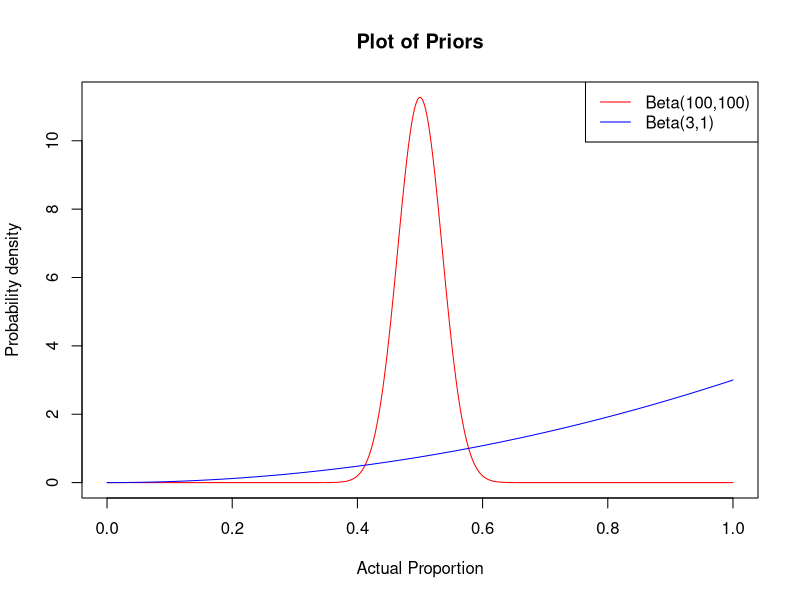
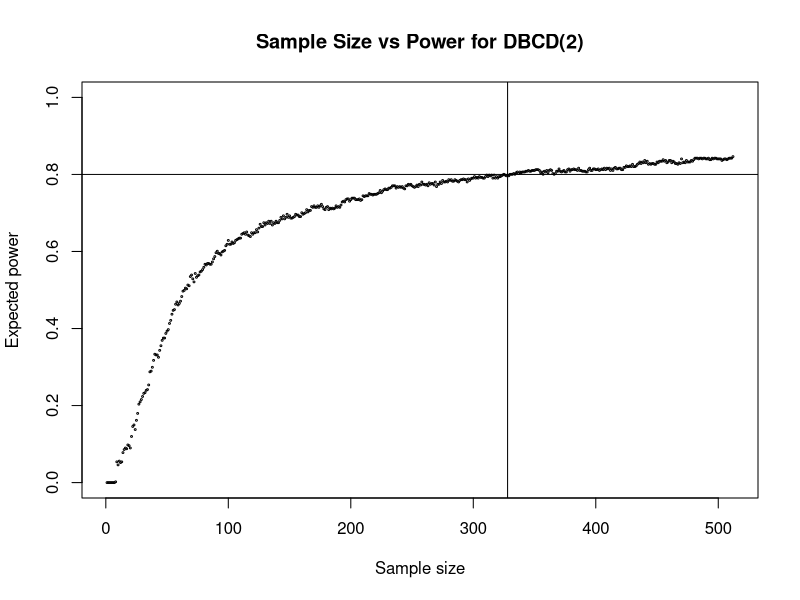

Reproduce these figures in R, in order. (Note: a time limit stopped this script after it produced the figures.)
## ---- chunk 1

balanced <- function( i, j, k, l, chooser_params ) {

    n <- i + j + k + l

    if (n%%2) {
        action <- sample(c(1,2), size=1)
    }
    else {
        if (i + j < k + l) {
            action <- 1
        } else {
            action <- 2
        }
    }

    return(action)
}


thomper <- function( i, j, k, l, chooser_params ) {

    sample.c <- rbeta(1, i + prior.i, j + prior.j)
    sample.n <- rbeta(1, k + prior.k, l + prior.l)

    if (sample.c > sample.n) {
        return(1)
    } else {
       return(2)
    }
}


foo <- function(i,j,k,l) {
    # https://gwern.net/doc/statistics/decision/1933-thompson.pdf
    numer <- 0

    for (a in 0:(i)) {
        numer <- numer + (choose(i + k - a, k) * choose(j + l + 1 + a, l))
    }
    denom <- choose(i + j + k + l + 2, k + l + 1)
    sum <- numer / denom

    return(sum)
}


tw_foo <- function( i, j, k, l, chooser_params ) {

    c <- chooser_params

    prob <- tryCatch(
        {
            min(foo(i + prior.i, j + prior.j, k + prior.k, l + prior.l),1)
        },
        error=function(cond) {
            expected.c <- (i + prior.i)/(i + prior.i + j + prior.j)
            expected.n <- (k + prior.k)/(k + prior.k + l + prior.l)

            if (expected.c > expected.n) {
                1
            } else {
                0
            }
        }
    )

    if (is.na(prob)) {
        sample.c <- rbeta(1, i + prior.i, j + prior.j)
        sample.n <- rbeta(1, k + prior.k, l + prior.l)

        if (sample.c > sample.n) {
            prob <- 1
        } else {
            prob <- 0
        }
    }

    quant <- (prob**c)/(prob**c + (1-prob)**c)

    #print(paste("c:",c,"prob:",prob,"quant:",quant,"i:", i, "j:",j ,"k:", k,"l:", l))
    if (is.na(quant)) {
        print(paste(i,j,k,l))
    }

    action <- sample(c(1,2), 1, prob = c(quant,1-quant))

    return(action)
}

DTL <- function(i,j,k,l,chooser_params) {
    numb_of_immigrants <- chooser_params
    
    done = FALSE
    while(1-done) {
        urn <- c( 5, 2 + numb_of_immigrants - j, 2 + numb_of_immigrants - l )
        #print(urn)
        ball <- sample(c(0,1,2), 1, prob = c(urn/sum(urn)))
        if (ball==0) {
            numb_of_immigrants <- numb_of_immigrants + 1
        } else {
            done <- TRUE
        }
    }
    return(c(ball,numb_of_immigrants))
}


g <- function(alpha, x, y) {
    if (x==1) {return(0)}
    if (x==0) {return(1)}
    else {
        numer <- y * (y/x)**alpha
        denom <- y * (y/x)**alpha + (1 - y) * ((1 - y)/(1 - x))**alpha
        return(numer/denom)
    }
}


DBCD <- function(i,j,k,l,chooser_params) {

  alpha <- chooser_params

  n <- i + j + k + l
  if (n<4) {
    if (n%%2 == 1) {
      return(1)
    } else {
      return(2)
    }
  } else {

    p_hat_m_1 <- (i+0.5)/(i+j+1)
    p_hat_m_2 <- (k+0.5)/(k+l+1)

    q_hat_m_1 <- 1 - p_hat_m_1
    q_hat_m_2 <- 1 - p_hat_m_2

    p_hat_m <- q_hat_m_2 / ( q_hat_m_2 + q_hat_m_1 )

    prob <- g( alpha , (i+j)/n , p_hat_m )

    #print(prob)

    action <- sample(c(1,2),1,prob=c(prob,1-prob))
    return(action)
  }
}


ebm <- function( i, j, k, l, chooser_params ) {

  trial_size <- chooser_params
  patient <- i+j+k+l

  if (patient < trial_size) {
    if (patient%%2) {
      return(sample(c(1,2), size=1))
    }
    else {
      if (i + j < k + l) {
        return(1)
      } else {
        return(2)
      }
    }
  } else {
    expected.c <- (prior.i + i)/(prior.i + i + prior.j + j)
    expected.n <- (prior.k + k)/(prior.k + k + prior.l + l)

    if (expected.c > expected.n) {
        return(1)
    } else {
        return(2)
    }
  }
}



## ---- chunk 2

one_run <- function(n, chooser, chooser_params, alpha) {

  i <- 0
  j <- 0
  k <- 0
  l <- 0

  # set the true probability of success
  p.c <- rbeta( 1, prior.i, prior.j )
  p.n <- rbeta( 1, prior.k, prior.l )

  correctly_reject_nulls <- c()
  is_successes <- c()

  for (m in 1:n) {

    # use the chooser function to pick an action
    # in this case, it should return 1 or 2
    action <- chooser( i, j, k, l, chooser_params )
    if (length(action)!=1) {
        chooser_params <- action[2]
        action <- action[1]
    }

    if (action == 1) {

      # decide whether or not the treatment is a success
      sample <- rbinom(1, 1, p.c)

      if (sample == 1) {
        # success!
        i <- i + 1
      } else if (sample == 0) {
        # failure
        j <- j + 1
      }
    } else {
        
      # decide whether or not the treatment is a success
      sample <- rbinom(1, 1, p.n)

      if (sample == 1) {
        # success!
        k <- k + 1
      } else if (sample == 0) {
        # failure
        l <- l + 1
      }
    }

    xtab <- as.table(rbind(c(i, j), c(k, l)))
    dimnames(xtab) <- list(
      group = c("grp1", "grp2"),
      success = c("yes", "no")
    )

    null_rejected <- tryCatch(
      {
        test <- prop.test(xtab)
        test["p.value"] < alpha
      },
      error=function(cond) {
        FALSE
      }
    )
    if (is.na(null_rejected)) {
      null_rejected <- FALSE
    }
    # power is based on _correctly_ rejecting the null
    # we must ignore rejections where the sign is wrong
    p.c_hat <- i/(i+j)
    p.n_hat <- k/(k+l)
    incorrect_direction <- (p.c_hat > p.n_hat) != (p.c > p.n)
    correctly_reject_null <- null_rejected
    if (null_rejected & incorrect_direction) {
      correctly_reject_null <- FALSE
    }

    correctly_reject_nulls <- append(correctly_reject_nulls, correctly_reject_null)
    is_successes <- append(is_successes, sample)
  }

  return(rbind(correctly_reject_nulls,is_successes))
}


simulator <- function(numb_of_sims, numb_of_patients, runner, chooser, chooser_params, alpha) {

  runs <- array(0, dim=c(2,numb_of_patients))

  for (iter in 1:(numb_of_sims)) {

    run_results <- runner(numb_of_patients, chooser, chooser_params, alpha)
    runs <- runs + (run_results - runs)/(iter+1)
  }

  return(runs)
}

## ---- chunk 3

# setup parameters
numb_of_sims <- 500
numb_of_patients <- 2**9

prior.i <- 100
prior.j <- 100
prior.k <- 3
prior.l <- 1

power_threshold <- 0.8
alpha <- 0.05

# plot beta distributions
x1 <- seq(0, 1, length=1000)
y1 <- dbeta(x1, prior.i, prior.j)
plot(x1, y1, type="l", col="red", main="Plot of Priors", ylab="Probability density", xlab="Actual Proportion")

x2 <- seq(0, 1, length=1000)
y2 <- dbeta(x1, prior.k, prior.l)
lines(x2, y2, col="blue")
legend(x="topright", legend=c(paste0("Beta(",prior.i,",",prior.j,")"), paste0("Beta(",prior.k,",",prior.l,")")), lty=1, col=c("red", "blue"))

## ---- chunk 4

chooser = "DBCD"
chooser_params = 2

# simulate the clinical trials
sim_output <- simulator(numb_of_sims, numb_of_patients, one_run, get(chooser), chooser_params, alpha)

## ---- chunk 5

# plot the expected power for each sample size

png("sample size vs power for DBCD(2); B(100,100) & B(1,3).png", units = "in", width = 5, height = 4, res = 300)

x <- 1:numb_of_patients
y <- sim_output[1,]

plot(x,y, ylim=c(0,1), cex=0.25, ylab="Expected power",xlab="Sample size",main="Sample Size vs Power for DBCD(2)")

# find the sample size that give the power_threshold set earlier
abline(h=power_threshold)
optimal_sample_size <- sum(y < power_threshold); optimal_sample_size
abline(v=optimal_sample_size)

dev.off()

## ---- chunk 6

add_to_csv <- function(numb_of_sims, numb_of_patients, runner, chooser, chooser_params, alpha) {
  
  sim_output <- simulator(numb_of_sims, numb_of_patients, runner, get(chooser), chooser_params, alpha)

  orders_of_magitude <- floor(log(numb_of_patients,2))

  for (i in 1:orders_of_magitude) {
    sample_size <- 2**i
    df <- data.frame(
      "timestamp" = Sys.Date(),
      "number of sims" = numb_of_sims,
      "sample size" = sample_size,
      "chooser" = chooser,
      "chooser_params" = chooser_params,
      "prior.i" = prior.i,
      "prior.j" = prior.j,
      "prior.k" = prior.k,
      "prior.l" = prior.l,
      "power" = sim_output[1,][sample_size],
      "ENS" = mean(sim_output[2,1:sample_size])
    )
    write.table(df, "output.csv", append=TRUE, sep=",", col.names = FALSE, row.names = FALSE)
  }
}

## ---- chunk 7

priors <- rbind(
  c(1,1),
  c(100,100),
  c(100,1),
  c(1,100),
  c(3,1),
  c(3,2),
  c(6,4),
  c(10,1),
  c(10,10),
  c(420,300),
  c(600,500),
  c(1000,10),
  c(1010,10)
)

choosers <- rbind(
  c("balanced","NA"),
  c("thomper","NA"),
  c("DTL",0),
  c("DTL",2),
  c("DTL",6),
  c("DBCD",0),
  c("DBCD",2),
  c("DBCD",4),
  c("tw_foo",0.5)
)


for (x in 1:dim(priors)[1]) {
  for (y in 1:dim(priors)[1]) {
    if (y >= x) {
      prior.i <- priors[x,1]
      prior.j <- priors[x,2]
      prior.k <- priors[y,1]
      prior.l <- priors[y,2]
      print(paste(prior.i,prior.j,prior.k,prior.l))

      for (z in 1:dim(choosers)[1]) {
        print(paste(choosers[z,][1], choosers[z,][2]))
        add_to_csv(100, 2**9, one_run, choosers[z,][1], as.numeric(choosers[z,][2]), alpha)
      }
    }
  }
}
